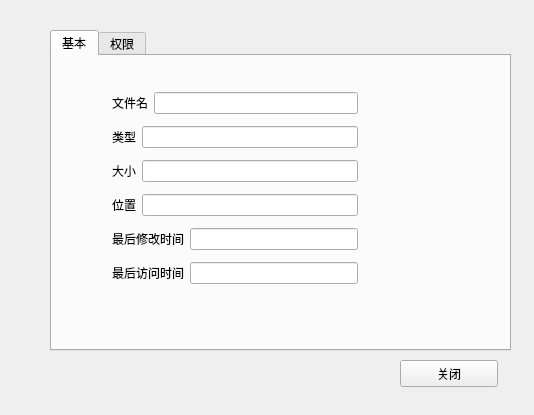
<?xml version="1.0" encoding="UTF-8"?>
<ui version="4.0">
 <class>properDialog</class>
 <widget class="QWidget" name="properDialog">
  <property name="geometry">
   <rect>
    <x>0</x>
    <y>0</y>
    <width>534</width>
    <height>415</height>
   </rect>
  </property>
  <property name="windowTitle">
   <string>Form</string>
  </property>
  <widget class="QTabWidget" name="tabWidget">
   <property name="geometry">
    <rect>
     <x>50</x>
     <y>30</y>
     <width>461</width>
     <height>321</height>
    </rect>
   </property>
   <property name="contextMenuPolicy">
    <enum>Qt::ActionsContextMenu</enum>
   </property>
   <property name="currentIndex">
    <number>0</number>
   </property>
   <widget class="QWidget" name="tab">
    <attribute name="title">
     <string>基本</string>
    </attribute>
    <widget class="QWidget" name="layoutWidget">
     <property name="geometry">
      <rect>
       <x>60</x>
       <y>30</y>
       <width>246</width>
       <height>206</height>
      </rect>
     </property>
     <layout class="QGridLayout" name="gridLayout_2">
      <item row="0" column="0">
       <layout class="QHBoxLayout" name="horizontalLayout">
        <item>
         <widget class="QLabel" name="label_11">
          <property name="text">
           <string>文件名</string>
          </property>
         </widget>
        </item>
        <item>
         <widget class="QLineEdit" name="lineEdit_7"/>
        </item>
       </layout>
      </item>
      <item row="1" column="0">
       <layout class="QHBoxLayout" name="horizontalLayout_2">
        <item>
         <widget class="QLabel" name="label_10">
          <property name="text">
           <string>类型</string>
          </property>
         </widget>
        </item>
        <item>
         <widget class="QLineEdit" name="lineEdit_2"/>
        </item>
       </layout>
      </item>
      <item row="2" column="0">
       <layout class="QHBoxLayout" name="horizontalLayout_3">
        <item>
         <widget class="QLabel" name="label_9">
          <property name="text">
           <string>大小</string>
          </property>
         </widget>
        </item>
        <item>
         <widget class="QLineEdit" name="lineEdit_3"/>
        </item>
       </layout>
      </item>
      <item row="3" column="0">
       <layout class="QHBoxLayout" name="horizontalLayout_4">
        <item>
         <widget class="QLabel" name="label_8">
          <property name="text">
           <string>位置</string>
          </property>
         </widget>
        </item>
        <item>
         <widget class="QLineEdit" name="lineEdit_4"/>
        </item>
       </layout>
      </item>
      <item row="4" column="0">
       <layout class="QHBoxLayout" name="horizontalLayout_5">
        <item>
         <widget class="QLabel" name="label_5">
          <property name="text">
           <string>最后修改时间</string>
          </property>
         </widget>
        </item>
        <item>
         <widget class="QLineEdit" name="lineEdit_5"/>
        </item>
       </layout>
      </item>
      <item row="5" column="0">
       <layout class="QHBoxLayout" name="horizontalLayout_6">
        <item>
         <widget class="QLabel" name="label_7">
          <property name="text">
           <string>最后访问时间</string>
          </property>
         </widget>
        </item>
        <item>
         <widget class="QLineEdit" name="lineEdit_6"/>
        </item>
       </layout>
      </item>
     </layout>
    </widget>
   </widget>
   <widget class="QWidget" name="tab_2">
    <attribute name="title">
     <string>权限</string>
    </attribute>
    <widget class="QWidget" name="layoutWidget">
     <property name="geometry">
      <rect>
       <x>61</x>
       <y>30</y>
       <width>301</width>
       <height>201</height>
      </rect>
     </property>
     <layout class="QGridLayout" name="gridLayout">
      <item row="0" column="0">
       <widget class="QLabel" name="label">
        <property name="text">
         <string>所有者</string>
        </property>
       </widget>
      </item>
      <item row="0" column="1">
       <widget class="QLineEdit" name="lineEdit"/>
      </item>
      <item row="1" column="0">
       <widget class="QLabel" name="label_2">
        <property name="text">
         <string>所在组</string>
        </property>
       </widget>
      </item>
      <item row="1" column="1">
       <widget class="QLineEdit" name="lineEdit_14"/>
      </item>
      <item row="2" column="0" colspan="2">
       <widget class="QGroupBox" name="groupBox">
        <property name="title">
         <string>权限</string>
        </property>
        <widget class="QLabel" name="label_3">
         <property name="geometry">
          <rect>
           <x>22</x>
           <y>32</y>
           <width>45</width>
           <height>17</height>
          </rect>
         </property>
         <property name="text">
          <string>所有者</string>
         </property>
        </widget>
        <widget class="QLabel" name="label_4">
         <property name="geometry">
          <rect>
           <x>22</x>
           <y>62</y>
           <width>45</width>
           <height>17</height>
          </rect>
         </property>
         <property name="text">
          <string>所在组</string>
         </property>
        </widget>
        <widget class="QLabel" name="label_17">
         <property name="geometry">
          <rect>
           <x>23</x>
           <y>93</y>
           <width>45</width>
           <height>17</height>
          </rect>
         </property>
         <property name="text">
          <string>其     他</string>
         </property>
        </widget>
        <widget class="QCheckBox" name="checkBox">
         <property name="geometry">
          <rect>
           <x>73</x>
           <y>32</y>
           <width>45</width>
           <height>22</height>
          </rect>
         </property>
         <property name="text">
          <string>读</string>
         </property>
        </widget>
        <widget class="QCheckBox" name="checkBox_2">
         <property name="geometry">
          <rect>
           <x>124</x>
           <y>32</y>
           <width>45</width>
           <height>22</height>
          </rect>
         </property>
         <property name="text">
          <string>写</string>
         </property>
        </widget>
        <widget class="QCheckBox" name="checkBox_3">
         <property name="geometry">
          <rect>
           <x>175</x>
           <y>32</y>
           <width>60</width>
           <height>22</height>
          </rect>
         </property>
         <property name="text">
          <string>执行</string>
         </property>
        </widget>
        <widget class="QCheckBox" name="checkBox_4">
         <property name="geometry">
          <rect>
           <x>125</x>
           <y>93</y>
           <width>45</width>
           <height>22</height>
          </rect>
         </property>
         <property name="text">
          <string>写</string>
         </property>
        </widget>
        <widget class="QCheckBox" name="checkBox_5">
         <property name="geometry">
          <rect>
           <x>176</x>
           <y>93</y>
           <width>60</width>
           <height>22</height>
          </rect>
         </property>
         <property name="text">
          <string>执行</string>
         </property>
        </widget>
        <widget class="QCheckBox" name="checkBox_6">
         <property name="geometry">
          <rect>
           <x>74</x>
           <y>93</y>
           <width>45</width>
           <height>22</height>
          </rect>
         </property>
         <property name="text">
          <string>读</string>
         </property>
        </widget>
        <widget class="QCheckBox" name="checkBox_7">
         <property name="geometry">
          <rect>
           <x>124</x>
           <y>62</y>
           <width>45</width>
           <height>22</height>
          </rect>
         </property>
         <property name="text">
          <string>写</string>
         </property>
        </widget>
        <widget class="QCheckBox" name="checkBox_8">
         <property name="geometry">
          <rect>
           <x>175</x>
           <y>62</y>
           <width>60</width>
           <height>22</height>
          </rect>
         </property>
         <property name="text">
          <string>执行</string>
         </property>
        </widget>
        <widget class="QCheckBox" name="checkBox_9">
         <property name="geometry">
          <rect>
           <x>73</x>
           <y>62</y>
           <width>45</width>
           <height>22</height>
          </rect>
         </property>
         <property name="text">
          <string>读</string>
         </property>
        </widget>
       </widget>
      </item>
     </layout>
    </widget>
   </widget>
  </widget>
  <widget class="QPushButton" name="pushButton">
   <property name="geometry">
    <rect>
     <x>400</x>
     <y>360</y>
     <width>98</width>
     <height>27</height>
    </rect>
   </property>
   <property name="text">
    <string>关闭</string>
   </property>
  </widget>
 </widget>
 <resources/>
 <connections/>
</ui>
